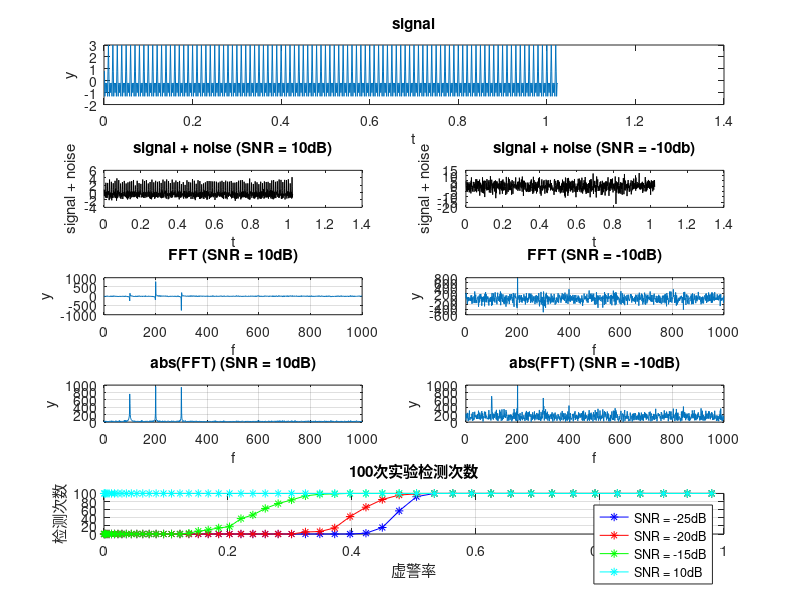

Write MATLAB code to recreate this figure.
clc;
clear all;

N = 1024;%采样点数
n = 1:N;
fs = 1000; %1000hz
t = n / fs; %时间轴

%% original signal
f0 = 100;
f1 = 200;
f2 = 300;
y1 = exp(1i * 2 * pi * f0 * t);
y2 = exp(1i * 2 * pi * f1 * t);
y3 = exp(1i * 2 * pi * f2 * t);
signal = y1 + y2 + y3; 

subplot(5, 2, [1, 2]);
plot(t, signal);
title("signal");
xlabel('t');
ylabel('y');

%% SNR = 10dB
SNR = 10; %信噪比20dB
signal_add_noise = awgn(signal, SNR, 'measured'); %加高斯白噪声
subplot(5, 2, 3);
plot(t, signal_add_noise, 'k');
title("signal + noise (SNR = 10dB)");
xlabel('t');
ylabel('signal + noise');

f = (0 : N-1) * (fs / N);
fft_y = fft(signal_add_noise, N);
abs_fft_y = abs(fft(signal_add_noise, N));

subplot(5, 2, 5);
plot(f, fft_y); %ignore img
title("FFT (SNR = 10dB)");
xlabel("f");
ylabel("y");
grid on;

subplot(5, 2, 7);
plot(f, abs_fft_y); %ignore img
title("abs(FFT) (SNR = 10dB)");
xlabel("f");
ylabel("y");
grid on;

%% SNR = -10dB
SNR = -10; %信噪比20dB
signal_add_noise = awgn(signal, SNR, 'measured'); %加高斯白噪声
subplot(5, 2, 4);
plot(t, signal_add_noise, 'k');
title("signal + noise (SNR = -10db)");
xlabel('t');
ylabel('signal + noise');

f = (0 : N-1) * (fs / N);
fft_y = fft(signal_add_noise, N);
abs_fft_y = abs(fft(signal_add_noise, N));

subplot(5, 2, 6);
plot(f, fft_y); 
title("FFT (SNR = -10dB)");
xlabel("f");
ylabel("y");
grid on;

subplot(5, 2, 8);
plot(f, abs_fft_y); 
title("abs(FFT) (SNR = -10dB)");
xlabel("f");
ylabel("y");
grid on;


%% detect
Pf =(0.01:0.02:1).^2; %虚警概率
%M = 3;
SNR(1) = -25;
SNR(2) = -20;
SNR(3) = -15;
SNR(4) = 10;

for i = 1:length(Pf) %虚警率
    for m = 1 : 4 %信道
        detect_y(i) = 0;
        for kk = 1:100 %次数
            signal_add_noise = awgn(signal, SNR(m), 'measured');
            %signal_energy(i) = sum(abs(signal_add_noise).^2);
            abs_fft_y = abs(fft(signal_add_noise, N));
            signal_add_noise_energy = sum(abs_fft_y.^2);
    
            noise = signal_add_noise - signal; %噪声
            noise_energy = sum(abs(noise).^2); %噪声时域能量
            noise_p(m, kk) = noise_energy / N; %噪声功率
    
            threshold(i) = noise_p(m, kk) * (N + sqrt(2 * N) * sqrt(2) * erfcinv(2 * Pf(i))) * N;
            
            if signal_add_noise_energy > threshold(i)
                detect_y(i) = detect_y(i) + 1;
            end
        end
        detect_diff_channel(m, i) = detect_y(i);
    end
end

subplot(5, 1, 5);
plot(Pf, detect_diff_channel(1, :), '*-b', Pf, detect_diff_channel(2, :), '*-r', ...
    Pf, detect_diff_channel(3, :), '*-g', Pf, detect_diff_channel(4, :), '*-c'); 
legend('SNR = -25dB','SNR = -20dB', 'SNR = -15dB', 'SNR = 10dB');
title("100次实验检测次数");
xlabel("虚警率");
ylabel("检测次数");
grid on;


